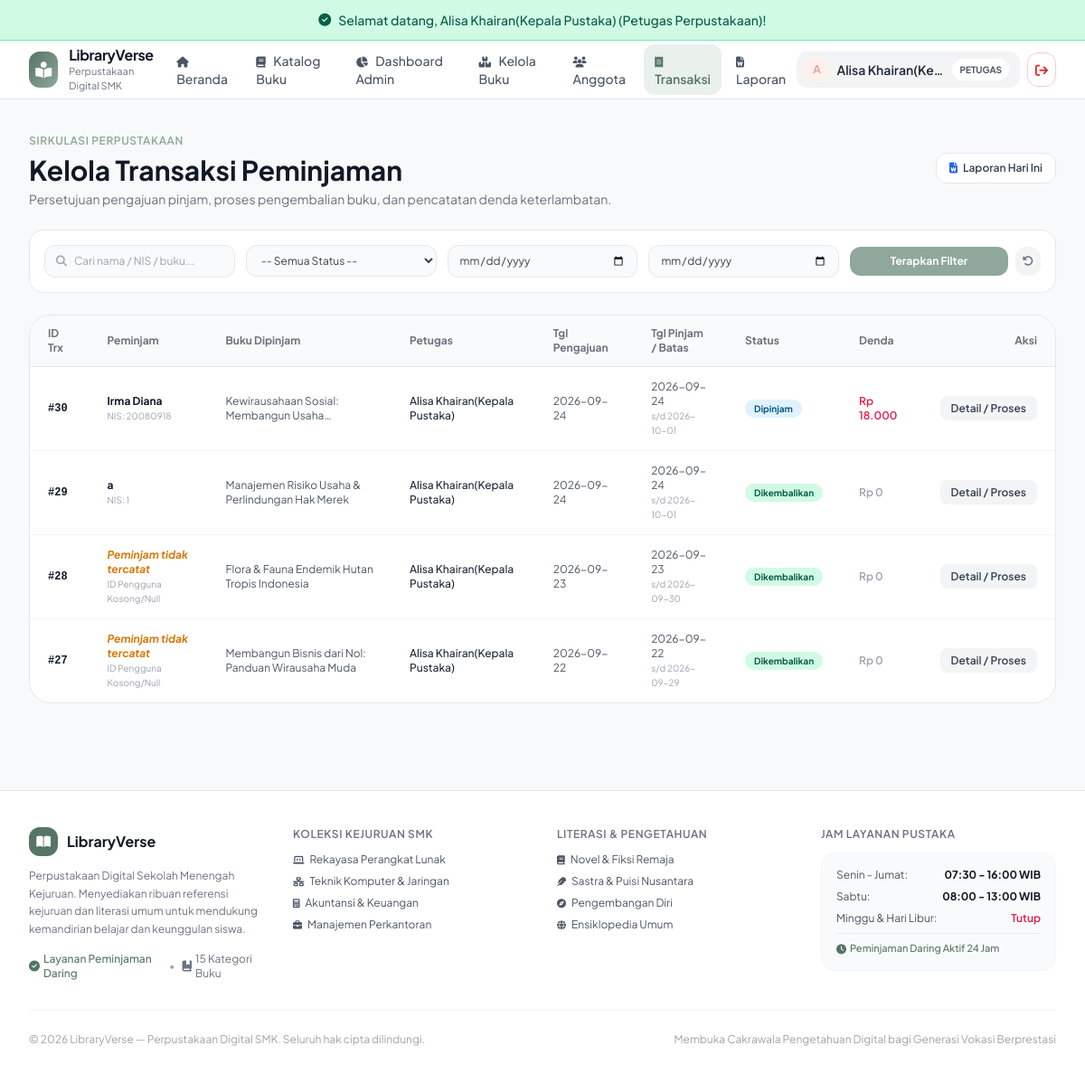
Screenshot of /index.php?c=transaksi&a=index (signed in) with the database file from the repository.
### tables this page shows
CREATE TABLE `transaksi` (
  `id_transaksi` int(11) NOT NULL,
  `id_pengguna` int(11) DEFAULT NULL,
  `id_admin` int(11) DEFAULT NULL,
  `tgl_pengajuan` date NOT NULL,
  `tgl_pinjam` date DEFAULT NULL,
  `batas_kembali` date DEFAULT NULL,
  `tgl_kembali` date DEFAULT NULL,
  `status` enum('menunggu','dipinjam','menunggu_kembali','dikembalikan','ditolak') NOT NULL DEFAULT 'dipinjam',
  `total_denda` decimal(10,2) NOT NULL DEFAULT 0.00
);

### controller/TransaksiController.php (called while the page is built, shortened)
<?php
require_once __DIR__ . '/../model/Transaksi.php';
class TransaksiController extends Controller {
    public function index() {
        $transaksiModel = new Transaksi();
        $status = $_GET['status'] ?? '';
        $startDate = $_GET['start_date'] ?? '';
        $endDate = $_GET['end_date'] ?? '';
        $search = trim($_GET['q'] ?? '');
        $transaksiList = $transaksiModel->getAllTransactions($status, $startDate, $endDate, $search);
        $data = [
            'pageTitle' => 'Kelola Transaksi Peminjaman Buku',
            'transaksiList' => $transaksiList,
            'selectedStatus' => $status,
            'startDate' => $startDate,
            'endDate' => $endDate,
            'search' => $search
        ];
        $this->view('admin/transaksi/index', $data);
    }
}
?>

### config/Database.php (called while the page is built, shortened)
<?php
class Database {
    private $host = "sql103.infinityfree.com";
    private $user = "if0_42759950";
    private $pass = "N4VhNZeZ2y";
    private $dbname = "if0_42759950_xii_rpl_1_alisa_paket4";
    private $charset = "utf8mb4";
    private static $instance = null;
    private $dbh;
    private function __construct() {
        $dsn = "mysql:host=" . $this->host . ";dbname=" . $this->dbname . ";charset=" . $this->charset;
        $options = [
            PDO::ATTR_PERSISTENT => true,
            PDO::ATTR_ERRMODE => PDO::ERRMODE_EXCEPTION,
            PDO::ATTR_DEFAULT_FETCH_MODE => PDO::FETCH_ASSOC,
            PDO::ATTR_EMULATE_PREPARES => false,
        ];
        try {
            $this->dbh = new PDO($dsn, $this->user, $this->pass, $options);
        } catch (PDOException $e) {
            $this->error = $e->getMessage();
            die("Koneksi Database Gagal: " . $this->error . "<br>Pastikan database <b>xii_rpl_1_alisa_paket4</b> sudah di-import di phpMyAdmin!");
        }
    }
    public static function getInstance() {
        if (self::$instance === null) {
            self::$instance = new self();
        }
        return self::$instance;
    }
    public function getConnection() {
        return $this->dbh;
    }
}
?>

### model/Model.php (called while the page is built, shortened)
<?php
require_once __DIR__ . '/../config/Database.php';
abstract class Model {
    public function __construct() {
        $this->db = Database::getInstance()->getConnection();
    }
}

### model/Transaksi.php (called while the page is built, shortened)
<?php
require_once __DIR__ . '/Model.php';
class Transaksi extends Model {
    public function getAllTransactions($status = '', $startDate = '', $endDate = '', $search = '') {
        $sql = "SELECT t.*,
                       COALESCE(p.nama_lengkap, al.nama_lengkap, CONCAT('Siswa ID #', t.id_pengguna)) AS nama_peminjam,
                       COALESCE(p.nis, al.nis, '-') AS nis,
                       GROUP_CONCAT(b.judul SEPARATOR ' || ') AS daftar_buku,
                       COUNT(dt.id_buku) AS total_buku,
                       a.nama_admin,
                       CASE
                           WHEN t.status = 'dipinjam' AND CURDATE() > t.batas_kembali
                           THEN DATEDIFF(CURDATE(), t.batas_kembali) * 1000 * (SELECT COUNT(*) FROM detail_transaksi WHERE id_transaksi = t.id_transaksi)
                           ELSE t.total_denda
                       END AS calculated_denda
                FROM transaksi t
                LEFT JOIN pengguna p ON t.id_pengguna = p.id_pengguna
                LEFT JOIN alumni al ON (t.id_pengguna = al.id_pengguna OR t.id_pengguna = al.id_alumni)
                LEFT JOIN admin a ON t.id_admin = a.id_admin
                LEFT JOIN detail_transaksi dt ON t.id_transaksi = dt.id_transaksi
                LEFT JOIN buku b ON dt.id_buku = b.id_buku
                WHERE 1=1";
        $params = [];
        $sql .= " GROUP BY t.id_transaksi ORDER BY t.id_transaksi DESC";
        $stmt = $this->db->prepare($sql);
        $stmt->execute($params);
        return $stmt->fetchAll();
    }
}
?>

### view/admin/transaksi/index.php (the view, shortened to what this page needs)
<div class="max-w-7xl mx-auto px-4 sm:px-6 lg:px-8 py-8 space-y-6">
    <div class="flex flex-col sm:flex-row sm:items-center justify-between gap-4">
        <div>
            <span class="text-xs font-semibold text-[#8FA89B] uppercase tracking-wider">Sirkulasi Perpustakaan</span>
            <h1 class="text-2xl sm:text-3xl font-bold text-gray-900 mt-1">Kelola Transaksi Peminjaman</h1>
            <p class="text-xs sm:text-sm text-gray-500 mt-1">
                Persetujuan pengajuan pinjam, proses pengembalian buku, dan pencatatan denda keterlambatan.
            </p>
        </div>
        <a href="index.php?c=laporan&a=index" class="px-3.5 py-2 rounded-xl bg-white border border-gray-200 hover:bg-gray-50 text-gray-700 text-xs font-semibold transition flex items-center gap-1.5 shadow-xs self-start sm:self-auto">
            <i class="fa-solid fa-file-word text-blue-600"></i> Laporan Hari Ini
        </a>
    </div>
    <div class="bg-white rounded-2xl p-4 border border-gray-200 shadow-xs">
        <form action="index.php" method="GET" class="grid grid-cols-1 sm:grid-cols-2 lg:grid-cols-5 gap-3 text-xs">
            <div class="flex items-center px-3 py-2 rounded-xl bg-gray-50 border border-gray-200 focus-within:bg-white focus-within:border-[#8FA89B]">
                <i class="fa-solid fa-magnifying-glass text-gray-400 mr-2"></i>
                <input type="text" name="q" value="<?= htmlspecialchars($search) ?>" placeholder="Cari nama / NIS / buku..." class="w-full bg-transparent border-none focus:outline-none">
            </div>
            <div>
                <select name="status" class="w-full px-3 py-2 rounded-xl bg-gray-50 border border-gray-200 text-gray-700 focus:outline-none">
                    <option value="">-- Semua Status --</option>
                </select>
            </div>
            <div>
                <input type="date" name="start_date" value="<?= htmlspecialchars($startDate) ?>" class="w-full px-3 py-2 rounded-xl bg-gray-50 border border-gray-200 text-gray-700 focus:outline-none" title="Tanggal Mulai">
            </div>
            <div>
                <input type="date" name="end_date" value="<?= htmlspecialchars($endDate) ?>" class="w-full px-3 py-2 rounded-xl bg-gray-50 border border-gray-200 text-gray-700 focus:outline-none" title="Tanggal Akhir">
            </div>
            <div class="flex items-center gap-2">
                <button type="submit" class="flex-grow py-2 rounded-xl bg-[#8FA89B] hover:bg-[#789687] text-white font-bold transition">
                    Terapkan Filter
                </button>
                <a href="index.php?c=transaksi&a=index" class="p-2 rounded-xl bg-gray-100 hover:bg-gray-200 text-gray-500 text-center" title="Reset Filter">
                    <i class="fa-solid fa-rotate-left"></i>
                </a>
            </div>
        </form>
    </div>
    <div class="bg-white rounded-3xl border border-gray-200 overflow-hidden shadow-xs">
        <div class="overflow-x-auto">
            <table class="w-full text-left text-xs text-gray-600">
                <thead class="bg-gray-50 text-gray-500 font-semibold border-b border-gray-200">
                    <tr>
                        <th class="px-5 py-3">ID Trx</th>
                        <th class="px-5 py-3">Peminjam</th>
                        <th class="px-5 py-3">Buku Dipinjam</th>
                        <th class="px-5 py-3">Petugas</th>
                        <th class="px-5 py-3">Tgl Pengajuan</th>
                        <th class="px-5 py-3">Tgl Pinjam / Batas</th>
                        <th class="px-5 py-3">Status</th>
                        <th class="px-5 py-3">Denda</th>
                        <th class="px-5 py-3 text-right">Aksi</th>
                    </tr>
                </thead>
                <tbody class="divide-y divide-gray-100">
                    <?php if (empty($transaksiList)): ?>
                        <tr>
                            <td colspan="9" class="px-5 py-8 text-center text-gray-400">Tidak ada data transaksi yang sesuai filter.</td>
                        </tr>
                    <?php else: ?>
                        <?php foreach ($transaksiList as $t): ?>
                            <tr class="hover:bg-gray-50/50 transition">
                                <td class="px-5 py-3.5 font-mono font-semibold text-gray-900">#<?= $t['id_transaksi'] ?></td>
                                <td class="px-5 py-3.5">
                                    <?php if (!empty($t['nama_peminjam']) && $t['nama_peminjam'] !== 'Siswa (ID: )'): ?>
                                        <strong class="text-gray-900 block"><?= htmlspecialchars($t['nama_peminjam']) ?></strong>
                                        <span class="text-[10px] text-gray-400">NIS: <?= htmlspecialchars($t['nis'] ?? '-') ?></span>
                                    <?php else: ?>
                                        <strong class="text-amber-600 block italic">Peminjam tidak tercatat</strong>
                                        <span class="text-[10px] text-gray-400">ID Pengguna Kosong/Null</span>
                                    <?php endif; ?>
                                </td>
                                <td class="px-5 py-3.5 max-w-xs">
                                    <span class="line-clamp-2" title="<?= htmlspecialchars($t['daftar_buku']) ?>">
                                        <?= htmlspecialchars($t['daftar_buku'] ?: 'Buku tidak tercatat') ?>
                                    </span>
                                </td>
                                <td class="px-5 py-3.5">
                                    <?php if (!empty($t['nama_admin'])): ?>
                                        <span class="font-medium text-gray-800"><?= htmlspecialchars($t['nama_admin']) ?></span>
                                    <?php else: ?>
                                        <span class="text-gray-400 italic">Belum diproses</span>
                                    <?php endif; ?>
                                </td>
                                <td class="px-5 py-3.5"><?= $t['tgl_pengajuan'] ?></td>
                                <td class="px-5 py-3.5">
                                    <?php if (!empty($t['tgl_pinjam'])): ?>
                                        <span><?= $t['tgl_pinjam'] ?></span>
                                        <span class="block text-[10px] text-gray-400">s/d <?= $t['batas_kembali'] ?></span>
                                    <?php else: ?>
                                        <span class="text-gray-400 italic">Belum diproses</span>
                                    <?php endif; ?>
                                </td>
                                <td class="px-5 py-3.5">
                                    <span class="px-2.5 py-1 rounded-full text-[10px] font-bold <?= $t['status'] === 'menunggu' ? 'bg-amber-100 text-amber-800' : ($t['status'] === 'dipinjam' ? 'bg-sky-100 text-sky-800' : ($t['status'] === 'dikembalikan' ? 'bg-emerald-100 text-emerald-800' : 'bg-red-100 text-red-800')) ?>">
                                        <?= ucfirst($t['status']) ?>
                                    </span>
                                </td>
                                <td class="px-5 py-3.5 font-semibold <?= $t['calculated_denda'] > 0 ? 'text-rose-600' : 'text-gray-400' ?>">
                                    Rp <?= number_format($t['calculated_denda'], 0, ',', '.') ?>
                                </td>
                                <td class="px-5 py-3.5 text-right whitespace-nowrap space-x-1">
                                    <a href="index.php?c=transaksi&a=detail&id=<?= $t['id_transaksi'] ?>" class="px-3 py-1.5 rounded-lg bg-gray-100 hover:bg-gray-200 text-gray-700 font-semibold transition" title="Lihat detail dan proses">
                                        Detail / Proses
                                    </a>
                                </td>
                            </tr>
                        <?php endforeach; ?>
                    <?php endif; ?>
                </tbody>
            </table>
        </div>
    </div>
</div>

### view/templates/header.php (style rules this page uses)
body { font-family: 'Plus Jakarta Sans', sans-serif; background-color: #F8F9FA; color: #2D3748; }

### rows the page displays
transaksi: id_transaksi "30", nama_peminjam "Irma Diana", nis "20080918", daftar_buku "Kewirausahaan Sosial: Membangun…", id_admin.nama_admin "Alisa Khairan(Kepala Pustaka)", tgl_pengajuan "2026-09-24", tgl_pinjam "2026-09-24", batas_kembali "2026-10-01", status "Dipinjam", calculated_denda "18.000"
transaksi: id_transaksi "29", nama_peminjam "a", nis "1", daftar_buku "Manajemen Risiko Usaha & Perlindungan Hak Merek", id_admin.nama_admin "Alisa Khairan(Kepala Pustaka)", tgl_pengajuan "2026-09-24", tgl_pinjam "2026-09-24", batas_kembali "2026-10-01", status "Dikembalikan", calculated_denda "0"
transaksi: id_transaksi "28", shows "Peminjam tidak tercatat", daftar_buku "Flora & Fauna Endemik Hutan Tropis Indonesia", id_admin.nama_admin "Alisa Khairan(Kepala Pustaka)", tgl_pengajuan "2026-09-23", tgl_pinjam "2026-09-23", batas_kembali "2026-09-30", status "Dikembalikan", calculated_denda "0"
transaksi: id_transaksi "27", shows "Peminjam tidak tercatat", daftar_buku "Membangun Bisnis dari Nol: Panduan Wirausaha Muda", id_admin.nama_admin "Alisa Khairan(Kepala Pustaka)", tgl_pengajuan "2026-09-22", tgl_pinjam "2026-09-22", batas_kembali "2026-09-29", status "Dikembalikan", calculated_denda "0"

### other values shown
$flash['message'] "Selamat datang, Alisa Khairan(Kepala Pustaka) (Petugas Perpustakaan)!"
substr($userName, 0, 1) "A"
$userName "Alisa Khairan(Ke…"
